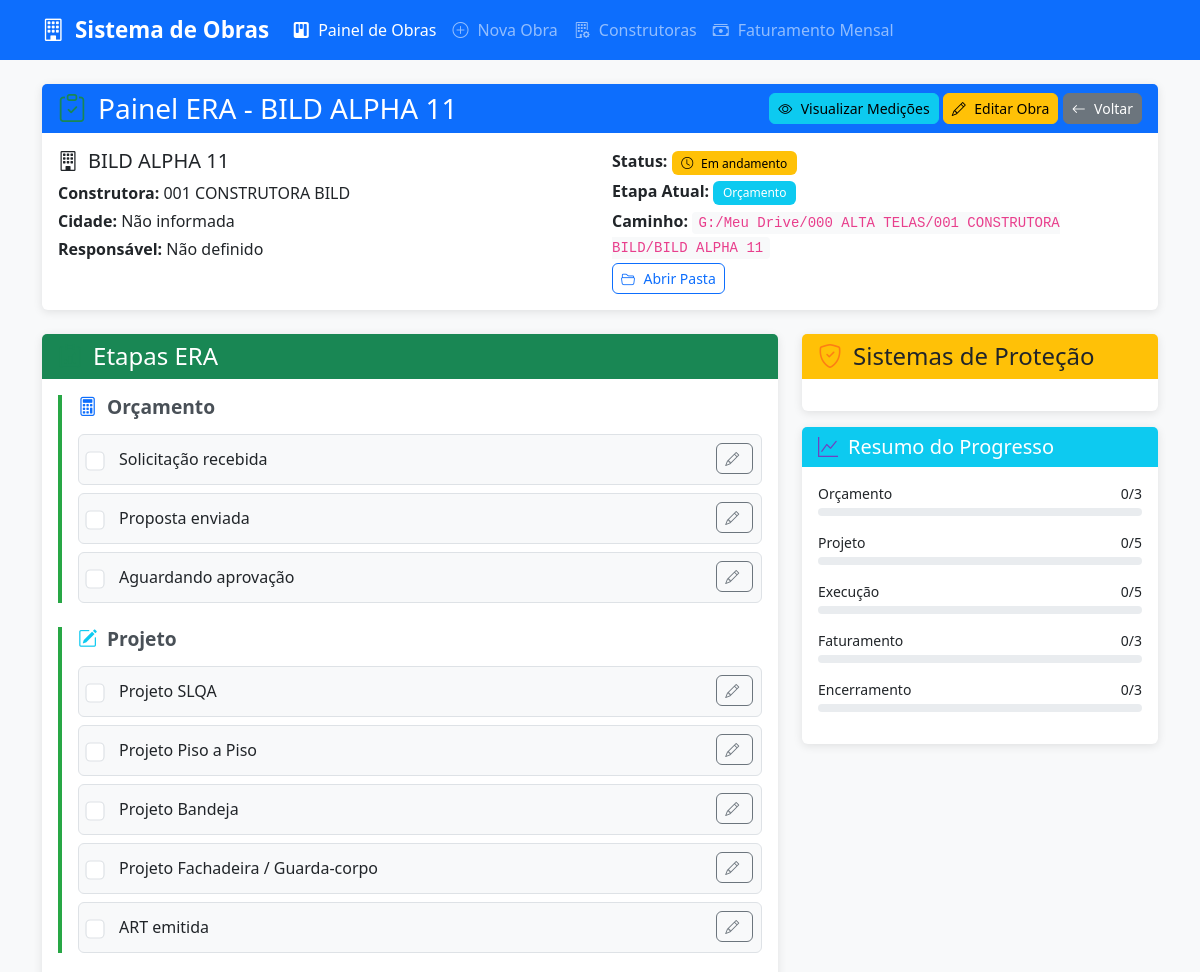
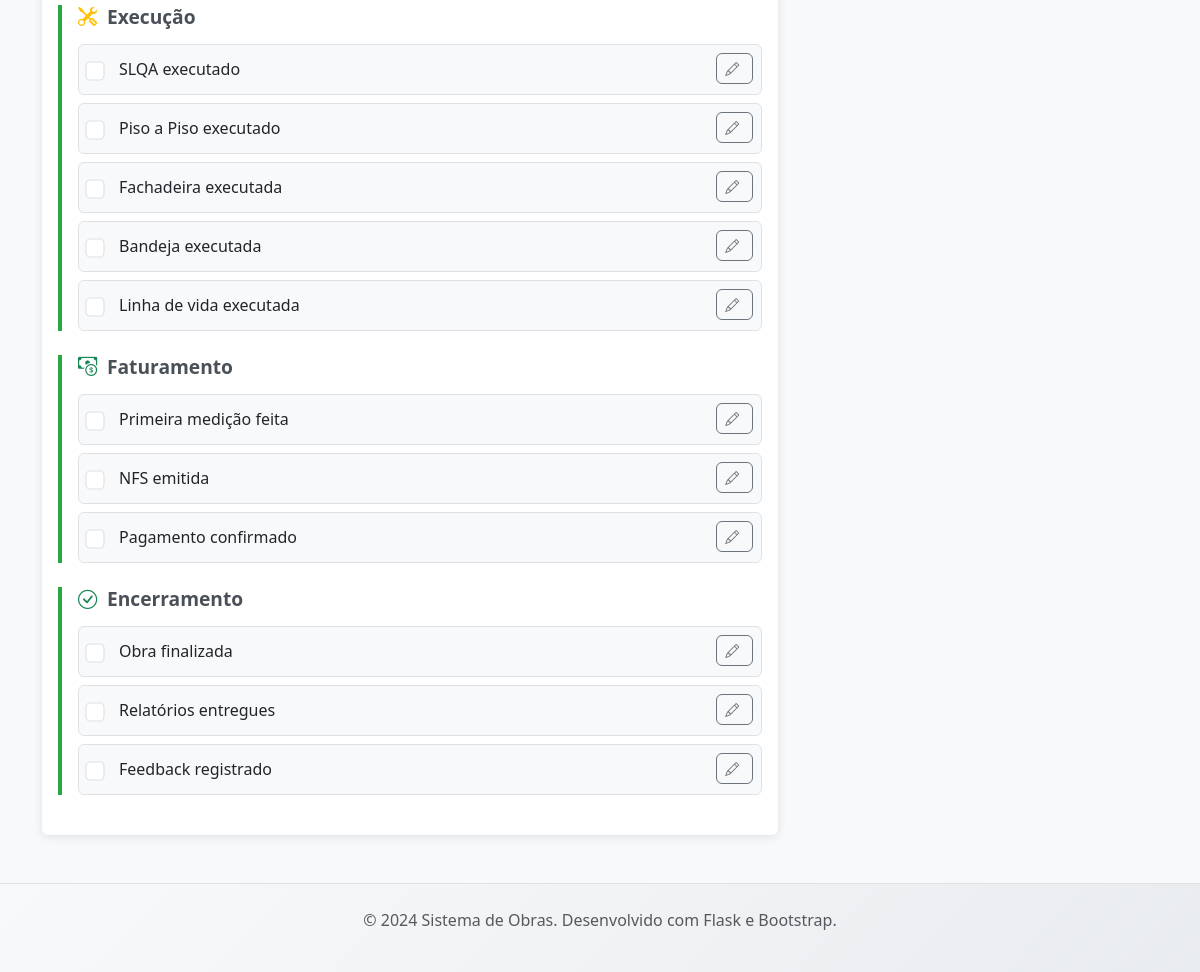
The app's page /obra/10 with its own data (2 pictures, top to bottom).
### tables this page shows
CREATE TABLE obras (
            id INTEGER PRIMARY KEY AUTOINCREMENT,
            nome TEXT NOT NULL,
            construtora_id INTEGER NOT NULL,
            cidade TEXT,
            status TEXT NOT NULL DEFAULT 'Em andamento',
            responsavel TEXT,
            caminho_pasta TEXT NOT NULL,
            etapa_atual TEXT DEFAULT 'Orçamento',
            anotacoes TEXT,
            data_criacao TIMESTAMP DEFAULT CURRENT_TIMESTAMP,
            data_atualizacao TIMESTAMP DEFAULT CURRENT_TIMESTAMP, cnpj TEXT, endereco TEXT, numero TEXT, bairro TEXT, cep TEXT, uf TEXT, razao_social TEXT, nome_fantasia TEXT, estado TEXT, valor_contrato REAL DEFAULT 0.0,
            FOREIGN KEY (construtora_id) REFERENCES construtoras (id)
        );

CREATE TABLE construtoras (
            id INTEGER PRIMARY KEY AUTOINCREMENT,
            nome TEXT NOT NULL UNIQUE,
            codigo TEXT NOT NULL UNIQUE
        , razao_social TEXT, cnpj TEXT);

CREATE TABLE etapas_era (
            id INTEGER PRIMARY KEY AUTOINCREMENT,
            obra_id INTEGER NOT NULL,
            etapa TEXT NOT NULL,
            item TEXT NOT NULL,
            concluido BOOLEAN DEFAULT FALSE,
            data_conclusao TIMESTAMP,
            responsavel TEXT,
            observacoes TEXT,
            FOREIGN KEY (obra_id) REFERENCES obras (id) ON DELETE CASCADE,
            UNIQUE(obra_id, etapa, item)
        );

### app.py (the view, shortened to what this page needs)
@app.route('/obra/<int:id>')
def visualizar_obra(id):
    conn = get_db_connection()
    obra = conn.execute('''
        SELECT o.*, c.nome as construtora_nome
        FROM obras o
        JOIN construtoras c ON o.construtora_id = c.id
        WHERE o.id = ?
    ''', (id,)).fetchone()
    if obra is None:
        flash('Obra não encontrada!', 'error')
        return redirect(url_for('index'))
    etapas_obra = conn.execute('''
        SELECT etapa, item, concluido, data_conclusao, responsavel, observacoes
        FROM etapas_era
        WHERE obra_id = ?
        ORDER BY etapa, item
    ''', (id,)).fetchall()
    sistemas_obra = conn.execute('''
        SELECT sp.nome, sp.descricao, os.status
        FROM obra_sistemas os
        JOIN sistemas_protecao sp ON os.sistema_id = sp.id
        WHERE os.obra_id = ?
        ORDER BY sp.nome
    ''', (id,)).fetchall()
    etapas_organizadas = {}
    for etapa_cat, itens in Obra.get_etapas_era().items():
        etapas_organizadas[etapa_cat] = []
        for item in itens:
            etapa_obra = next(
                (e for e in etapas_obra if e['etapa'] == etapa_cat and e['item'] == item), None)
            if etapa_obra:
                etapas_organizadas[etapa_cat].append(dict(etapa_obra))
    conn.close()
    return render_template('visualizar_obra.html',
                           obra=obra,
                           etapas_organizadas=etapas_organizadas,
                           sistemas_obra=sistemas_obra)

### database.py (called while the page is built)
def get_db_connection():
    conn = sqlite3.connect(DATABASE_PATH)
    conn.row_factory = sqlite3.Row
    conn.execute("PRAGMA foreign_keys = ON;")
    return conn

### models/obra_model.py (called while the page is built)
    @staticmethod
    def get_etapas_era():
        return {
            'Orçamento': ['Solicitação recebida', 'Proposta enviada', 'Aguardando aprovação'],
            'Projeto': ['Projeto SLQA', 'Projeto Piso a Piso', 'Projeto Bandeja', 'Projeto Fachadeira / Guarda-corpo', 'ART emitida'],
            'Execução': ['SLQA executado', 'Piso a Piso executado', 'Fachadeira executada', 'Bandeja executada', 'Linha de vida executada'],
            'Faturamento': ['Primeira medição feita', 'NFS emitida', 'Pagamento confirmado'],
            'Encerramento': ['Obra finalizada', 'Relatórios entregues', 'Feedback registrado']
        }

### templates/visualizar_obra.html (shortened to what this page needs)
{% extends "base.html" %}
{% block content %}
<div class="card mb-4">
    <div class="card-header bg-primary text-white">
        <div class="d-flex justify-content-between align-items-center">
            <h3 class="card-title mb-0">
                <i class="bi bi-clipboard-check"></i> Painel ERA - {{ obra.nome }}
            </h3>
            <div>
                <a href="{{ url_for('medicoes.listar_e_adicionar', obra_id=obra.id) }}" class="btn btn-info btn-sm">
                    <i class="bi bi-eye"></i> Visualizar Medições
                </a>
                <a href="{{ url_for('editar_obra', id=obra.id) }}" class="btn btn-warning btn-sm">
                    <i class="bi bi-pencil"></i> Editar Obra
                </a>
                <a href="{{ url_for('index') }}" class="btn btn-secondary btn-sm">
                    <i class="bi bi-arrow-left"></i> Voltar
                </a>
            </div>
        </div>
    </div>
    <div class="card-body">
        <div class="row">
            <div class="col-md-6">
                <h5><i class="bi bi-building"></i> {{ obra.nome }}</h5>
                <p class="mb-1"><strong>Construtora:</strong> {{ obra.construtora_nome }}</p>
                <p class="mb-1"><strong>Cidade:</strong> {{ obra.cidade or 'Não informada' }}</p>
                <p class="mb-1"><strong>Responsável:</strong> {{ obra.responsavel or 'Não definido' }}</p>
            </div>
            <div class="col-md-6">
                <p class="mb-1">
                    <strong>Status:</strong>
                    {% if obra.status == 'Em andamento' %}
                    <span class="badge bg-warning">
                        <i class="bi bi-clock"></i> {{ obra.status }}
                    </span>
                    {% elif obra.status == 'Concluído' %}
                    <span class="badge bg-success">
                        <i class="bi bi-check-circle"></i> {{ obra.status }}
                    </span>
                    {% else %}
                    <span class="badge bg-secondary">{{ obra.status }}</span>
                    {% endif %}
                </p>
                <p class="mb-1">
                    <strong>Etapa Atual:</strong>
                    <span class="badge bg-info">{{ obra.etapa_atual }}</span>
                </p>
                <p class="mb-1">
                    <strong>Caminho:</strong>
                    <code class="small">{{ obra.caminho_pasta }}</code>
                </p>
                <button class="btn btn-sm btn-outline-primary" onclick="abrirPasta('{{ obra.caminho_pasta }}')">
                    <i class="bi bi-folder2-open"></i> Abrir Pasta
                </button>
            </div>
        </div>
    </div>
</div>
<div class="row">
    <div class="col-lg-8">
        <div class="card">
            <div class="card-header bg-success text-white">
                <h4 class="card-title mb-0">
                    <i class="bi bi-clipboard-data"></i> Etapas ERA
                </h4>
            </div>
            <div class="card-body">
                {% for etapa_cat, itens in etapas_organizadas.items() %}
                <div class="etapa-categoria mb-4">
                    <h5 class="etapa-titulo">
                        {% if etapa_cat == 'Orçamento' %}
                        <i class="bi bi-calculator text-primary"></i>
                        {% elif etapa_cat == 'Projeto' %}
                        <i class="bi bi-pencil-square text-info"></i>
                        {% elif etapa_cat == 'Execução' %}
                        <i class="bi bi-tools text-warning"></i>
                        {% elif etapa_cat == 'Faturamento' %}
                        <i class="bi bi-cash-coin text-success"></i>
                        {% elif etapa_cat == 'Encerramento' %}
                        <i class="bi bi-check-circle text-success"></i>
                        {% endif %}
                        {{ etapa_cat }}
                    </h5>
                    <div class="etapa-itens">
                        {% for item in itens %}
                        <div class="etapa-item mb-2 p-2 border rounded">
                            <div class="form-check d-flex align-items-center">
                                <input class="form-check-input etapa-checkbox me-3" type="checkbox"
                                    id="etapa_{{ etapa_cat }}_{{ loop.index }}" data-obra-id="{{ obra.id }}"
                                    data-etapa="{{ etapa_cat }}" data-item="{{ item.item }}" >
                                <label class="form-check-label flex-grow-1"
                                    for="etapa_{{ etapa_cat }}_{{ loop.index }}">
                                    <span class="etapa-texto">{{ item.item }}</span>
                                </label>
                                <button class="btn btn-sm btn-outline-secondary ms-2"
                                    onclick="editarEtapa('{{ obra.id }}', '{{ etapa_cat }}', '{{ item.item }}', {{ item.concluido|tojson }}, '{{ item.responsavel or '' }}', '{{ item.observacoes or '' }}')">
                                    <i class="bi bi-pencil"></i>
                                </button>
                            </div>
                        </div>
                        {% endfor %}
                    </div>
                </div>
                {% endfor %}
            </div>
        </div>
    </div>
    <div class="col-lg-4">
        <div class="card">
            <div class="card-header bg-warning text-dark">
                <h4 class="card-title mb-0">
                    <i class="bi bi-shield-check"></i> Sistemas de Proteção
                </h4>
            </div>
            <div class="card-body">
            </div>
        </div>
        <div class="card mt-3">
            <div class="card-header bg-info text-white">
                <h5 class="card-title mb-0">
                    <i class="bi bi-graph-up"></i> Resumo do Progresso
                </h5>
            </div>
            <div class="card-body">
                {% for etapa_cat, itens in etapas_organizadas.items() %}
                {% set concluidos = itens|selectattr('concluido')|list|length %}
                {% set total = itens|length %}
                <div class="mb-3">
                    <div class="d-flex justify-content-between align-items-center mb-1">
                        <small>{{ etapa_cat }}</small>
                        <small>{{ concluidos }}/{{ total }}</small>
                    </div>
                    <div class="progress" style="height: 8px;">
                    </div>
                </div>
                {% endfor %}
            </div>
        </div>
    </div>
</div>
{% endblock %}

### static/style.css (style rules this page uses)
body { background-color: #f8f9fa; font-family: 'Segoe UI', Tahoma, Geneva, Verdana, sans-serif; }
.card { border: none; box-shadow: 0 2px 10px rgba(0,0,0,0.1); transition: all 0.3s ease; }
.card-header { border-bottom: none; font-weight: 600; }
.btn { border-radius: 6px; font-weight: 500; transition: all 0.3s ease; }
.badge { font-weight: 500; padding: 0.5em 0.8em; }
.bi { margin-right: 0.3rem; }
code { background-color: #f8f9fa; color: #e83e8c; padding: 0.2rem 0.4rem; border-radius: 4px; font-size: 0.9em; }
.etapa-categoria { border-left: 4px solid #28a745; padding-left: 1rem; }
.etapa-titulo { font-size: 1.2rem; font-weight: 600; margin-bottom: 1rem; color: #495057; }
.etapa-item { background-color: #f8f9fa; transition: all 0.2s ease; }
.etapa-checkbox { transform: scale(1.2); }
.etapa-texto { font-weight: 500; }
.progress { background-color: #e9ecef; border-radius: 10px; }
.badge.bg-warning { background-color: #ffc107 !important; color: #000 !important; }
.badge.bg-info { background-color: #0dcaf0 !important; }
code.small { background-color: #f8f9fa; color: #e83e8c; padding: 0.2rem 0.4rem; border-radius: 4px; font-size: 0.875rem; }
.bi-calculator { color: #0d6efd; }
.bi-pencil-square { color: #0dcaf0; }
.bi-tools { color: #ffc107; }
.bi-cash-coin { color: #198754; }
.bi-check-circle { color: #198754; }
.bi-shield-check { color: #fd7e14; }
.bi-graph-up { color: #6f42c1; }
.bi-clipboard-check { color: #198754; }
.bi-clipboard-data { color: #198754; }

### records on screen
obras: nome "BILD ALPHA 11", status "Em andamento", etapa_atual "Orçamento", caminho_pasta "G:/Meu Drive/000 ALTA TELAS/001 CONSTRUTORA BILD/BILD ALPHA 11"
construtoras: construtora_nome "001 CONSTRUTORA BILD"
etapas_era: item "Solicitação recebida"
etapas_era: item "Proposta enviada"
etapas_era: item "Aguardando aprovação"
etapas_era: item "Projeto SLQA"
etapas_era: item "Projeto Piso a Piso"
etapas_era: item "Projeto Bandeja"
etapas_era: item "Projeto Fachadeira / Guarda-corpo"
etapas_era: item "ART emitida"
etapas_era: item "SLQA executado"
etapas_era: item "Piso a Piso executado"
etapas_era: item "Fachadeira executada"
etapas_era: item "Bandeja executada"
etapas_era: item "Linha de vida executada"
etapas_era: item "Primeira medição feita"
etapas_era: item "NFS emitida"
etapas_era: item "Pagamento confirmado"
etapas_era: item "Obra finalizada"
etapas_era: item "Relatórios entregues"
etapas_era: item "Feedback registrado"

### other values on screen
{{ obra.cidade or 'Não informada' }} "Não informada"
{{ obra.responsavel or 'Não definido' }} "Não definido"
{{ etapa_cat }} "Orçamento" "Projeto" "Execução" "Faturamento" "Encerramento"
{{ concluidos }} "0" "0" "0" "0" "0"
{{ total }} "3" "5" "5" "3" "3"
